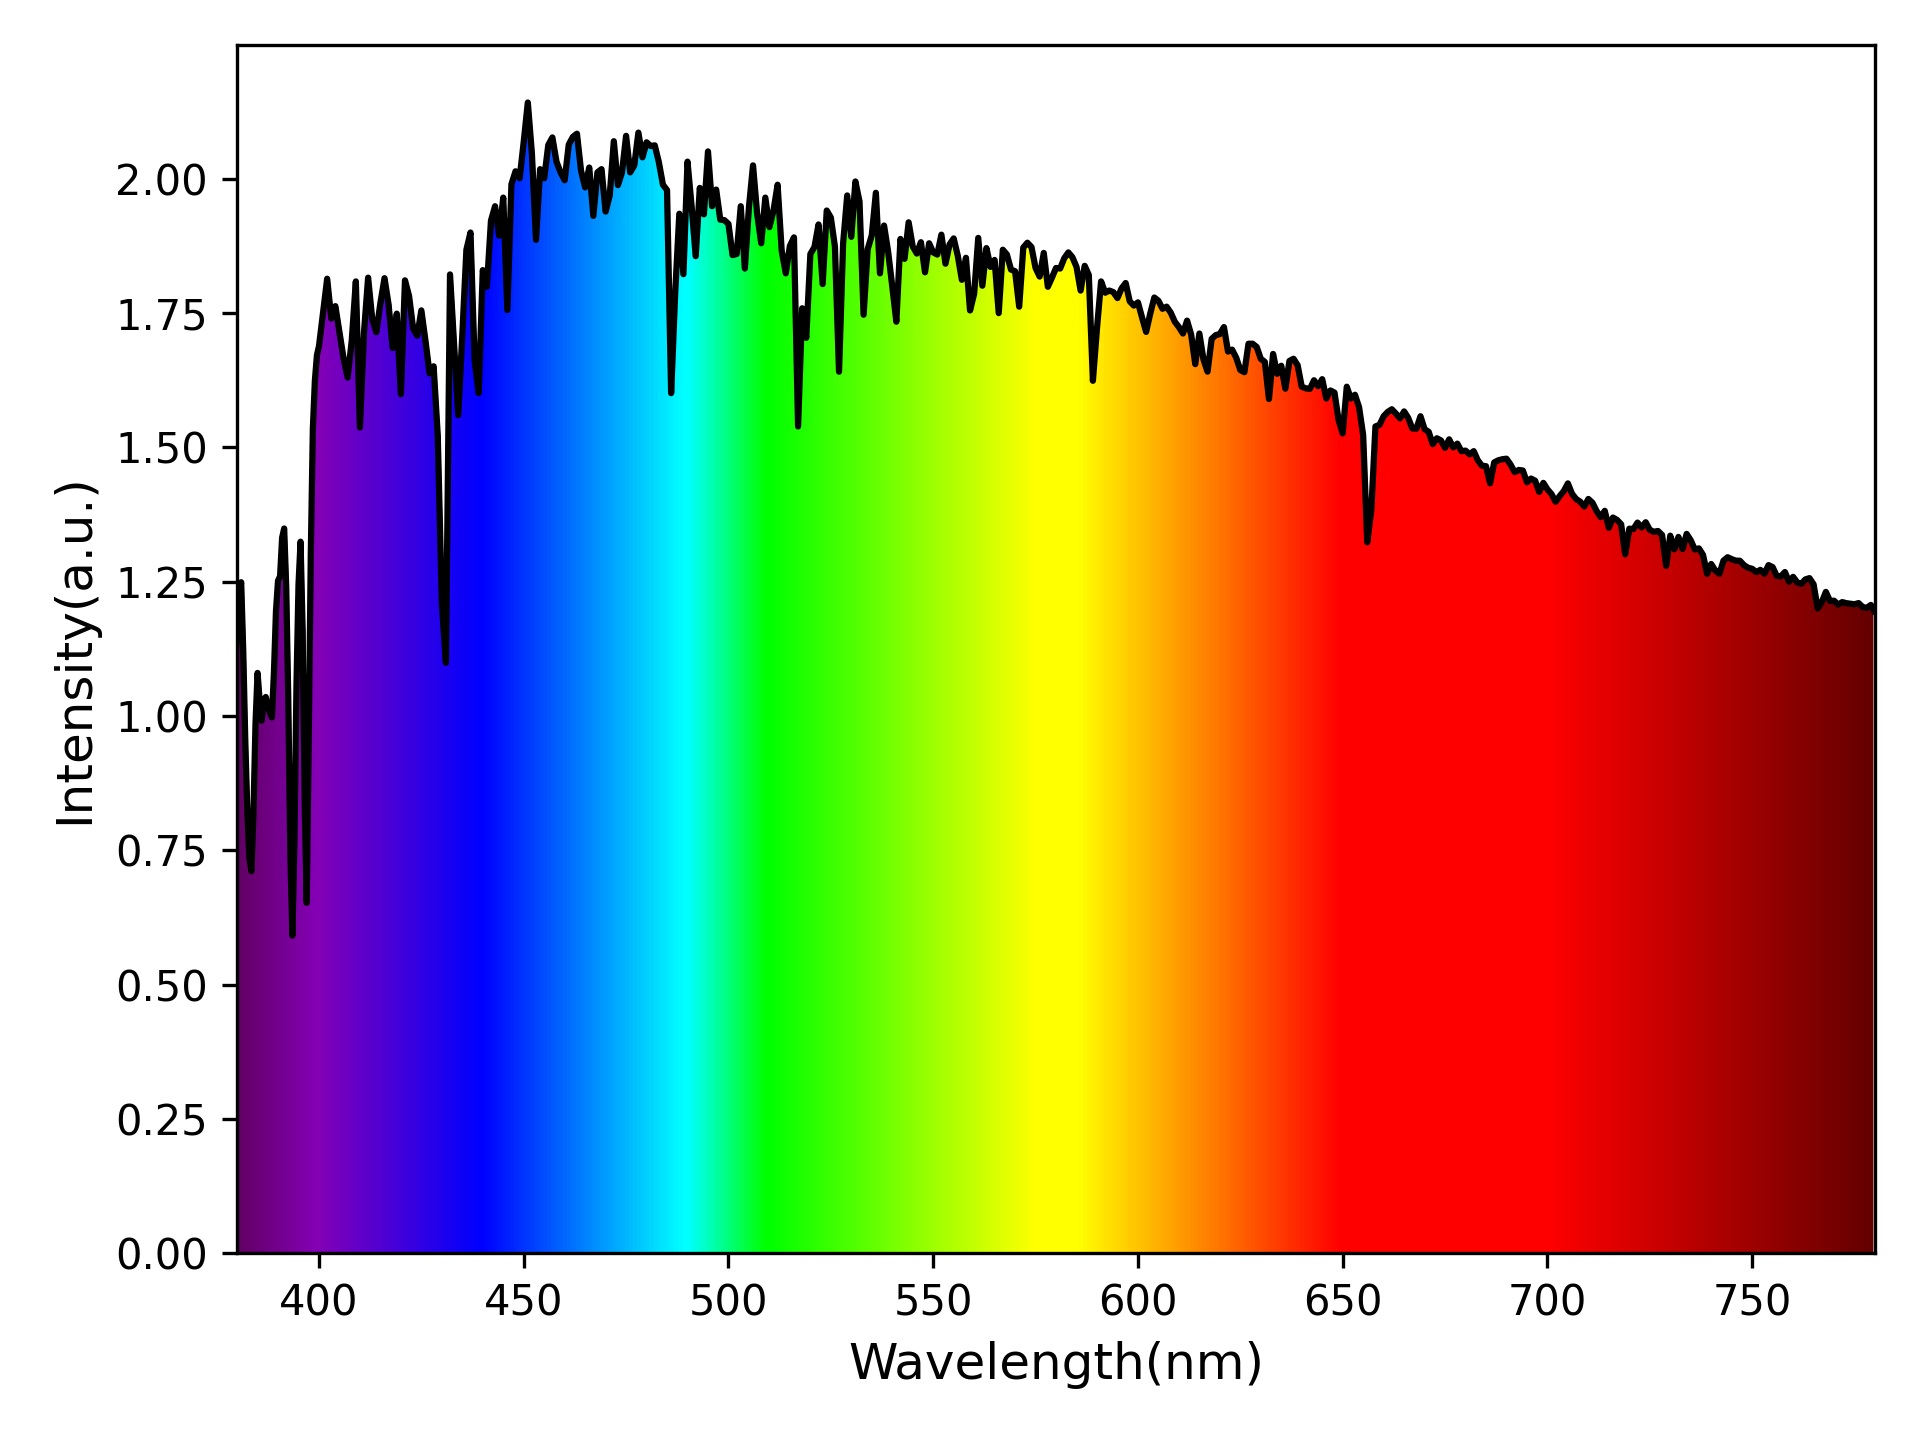

Reproduce this figure in Python.
import matplotlib.pyplot as plt
import numpy as np

# 从文件中读取波长和数据
with open('spectrum_data1.txt', 'r') as file:
    lines = file.readlines()
    data = [line.split() for line in lines]
    wavelengths, intensities = zip(*[(float(line[0]), float(line[1])) for line in data])

# 自定义彩虹渐变填充方案
num_points = len(wavelengths)
colors = np.zeros((num_points, 3))  # 创建一个RGB颜色的数组

# 根据波长范围确定颜色渐变
i = 0
while i < num_points:
    wavelength = wavelengths[i]
    if wavelength < 380:
        count = 0
        while i + count < num_points and wavelengths[i + count] < 380:
            count += 1
        colors[i:i + count] = (255, 255, 255)
        i += count
    elif 380 <= wavelength < 400:
        count = 0
        while i + count < num_points and 380 <= wavelengths[i + count] < 400:
            count += 1
        colors[i:i + count] = np.linspace((97, 0, 97), (131, 0, 181), count)
        i += count
    elif 400 <= wavelength < 440:
        count = 0
        while i + count < num_points and 400 <= wavelengths[i + count] < 440:
            count += 1
        colors[i:i + count] = np.linspace((131, 0, 181), (0, 0, 255), count)
        i += count
    elif 440 <= wavelength < 490:
        count = 0
        while i + count < num_points and 440 <= wavelengths[i + count] < 490:
            count += 1
        colors[i:i + count] = np.linspace((0, 0, 255), (0, 255, 255), count)
        i += count
    elif 490 <= wavelength < 510:
        count = 0
        while i + count < num_points and 490 <= wavelengths[i + count] < 510:
            count += 1
        colors[i:i + count] = np.linspace((0, 255, 255), (0, 255, 0), count)
        i += count
    elif 510 <= wavelength < 580:
        count = 0
        while i + count < num_points and 510 <= wavelengths[i + count] < 580:
            count += 1
        colors[i:i + count] = np.linspace((0, 255, 0), (255, 255, 0), count)
        i += count
    elif 580 <= wavelength < 650:
        count = 0
        while i + count < num_points and 580 <= wavelengths[i + count] < 650:
            count += 1
        colors[i:i + count] = np.linspace((255, 255, 0), (255, 0, 0), count)
        i += count
    elif 650 <= wavelength < 700:
        count = 0
        while i + count < num_points and 650 <= wavelengths[i + count] < 700:
            count += 1
        colors[i:i + count] = (255, 0, 0)
        i += count
    elif 700 <= wavelength < 780:
        count = 0
        while i + count < num_points and 700 <= wavelengths[i + count] < 780:
            count += 1
        colors[i:i + count] = np.linspace((255, 0, 0), (100, 0, 0), count)
        i += count
    elif wavelength >= 780:
        count = 0
        while i + count < num_points and wavelengths[i + count] >= 780:
            count += 1
        colors[i:i + count] = (255, 255, 255)
        i += count

# 绘制曲线和底色填充
plt.plot(wavelengths, intensities, 'k-')  # 绘制黑色曲线
# plt.fill_between(wavelengths, intensities, color='none', edgecolor='none', alpha=0.3)

# 仅在380-780波长范围内填充彩虹渐变色
for i in range(num_points - 1):
    plt.fill_between(wavelengths[i:i+2], intensities[i:i+2], color=colors[i] / 255, alpha=1)

# 调整坐标轴范围
plt.ylim(0,)
plt.xlim(380, 780)
#plt.xlim(np.min(wavelengths), np.max(wavelengths))

# 更新坐标轴以适应新的图形大小
plt.tight_layout()

#plt.show()

# 保存图片为指定PPi的PNG文件
plt.savefig('Rainbow_spectrum.png', dpi=300)

# 关闭图形窗口
plt.close()
